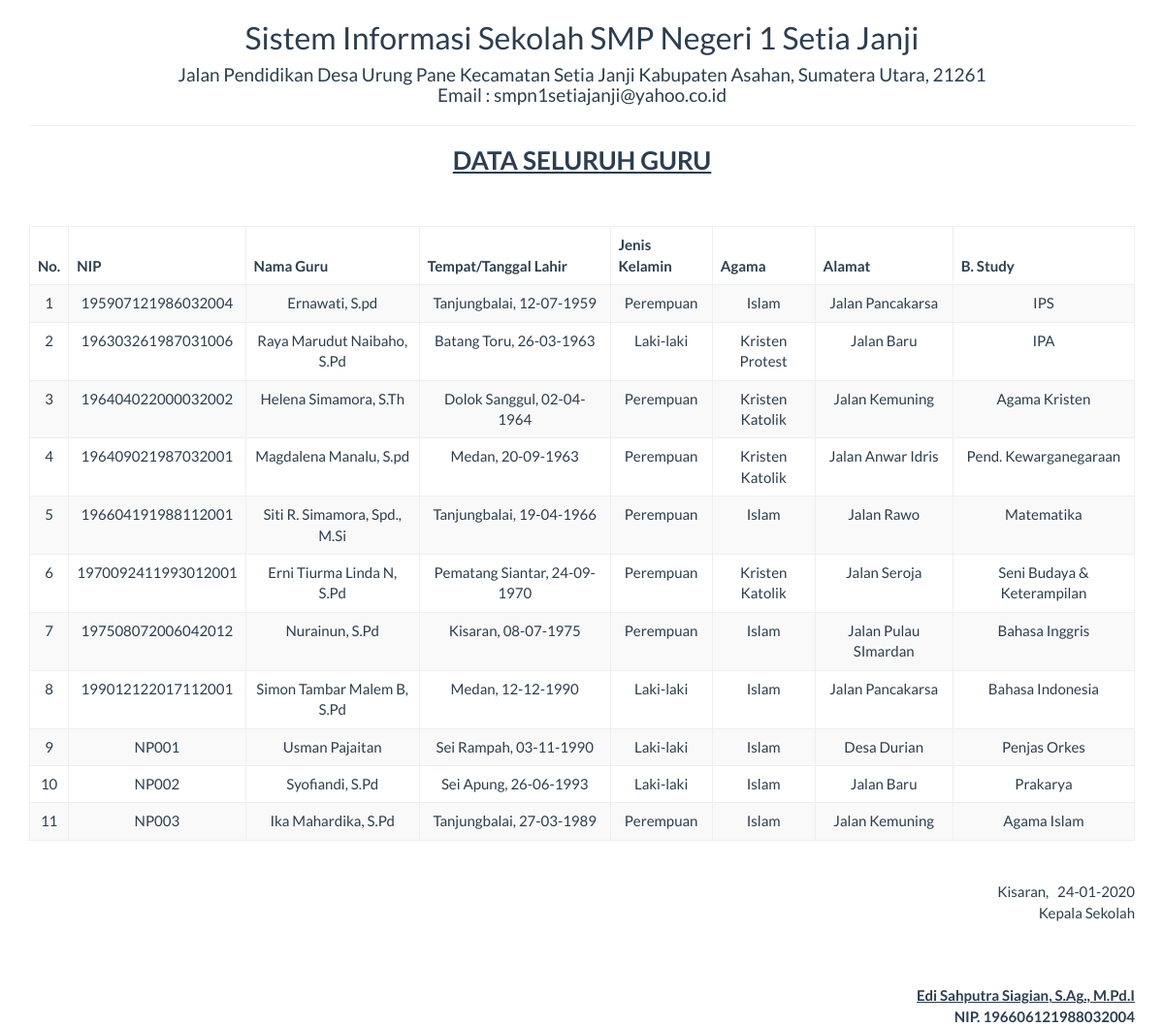
Screenshot of /report/report_guru.php with the database file from the repository.
### tables this page shows
CREATE TABLE `guru` (
  `id` int(15) NOT NULL,
  `nip` varchar(50) NOT NULL,
  `guru_nama` varchar(30) NOT NULL,
  `guru_pass` varchar(40) NOT NULL,
  `guru_tempat` varchar(25) NOT NULL,
  `guru_tanggal` date NOT NULL,
  `guru_jk` varchar(15) NOT NULL,
  `guru_agama` varchar(15) NOT NULL,
  `guru_alamat` text NOT NULL,
  `guru_email` varchar(25) NOT NULL,
  `mapel` varchar(30) NOT NULL
);

### report/report_guru.php (the view, shortened to what this page needs)
<!DOCTYPE html>
<html>
    <head>
        <link href="../Assets/css/bootstrap.min.css" rel="stylesheet" type="text/css"/>
    </head>
    <body onload="print()">
        <?php
        include '../config/koneksi.php';
        ?>
        <div class="container">
            <div class='row'>
                <div class="col-sm-12">
                    <div class="text-center">
                        <h2>Sistem Informasi Sekolah SMP Negeri 1 Setia Janji</h2>
                        <h4>Jalan Pendidikan Desa Urung Pane Kecamatan Setia Janji Kabupaten Asahan, Sumatera Utara, 21261<br>Email : smpn1setiajanji@yahoo.co.id</h4>
                        <hr>
                        <h3><strong><u>DATA SELURUH GURU</u></strong></h3><br><br>
                        <table class="table table-bordered table-striped table-hover">
                                <thead>
                                <tr>
                                   <th scope="col">No.</th><th>NIP</th><th>Nama Guru</th><th>Tempat/Tanggal Lahir</th><th>Jenis Kelamin</th><th>Agama</th><th>Alamat</th><th>B. Study</th>
                            </tr>
                                </thead>
                            <tbody>
                           <?php
                            $sql = "SELECT * FROM guru ORDER BY nip ASC";
                            $query = mysqli_query($koneksi, $sql) or die("SQL Anda Salah");
                            $nomor = 0;
                            while ($data = mysqli_fetch_array($query)) {
                                $nomor++;
                                ?>
                                <tr >
                                    <td><?= $nomor ?></td>
                                    <td><?= $data['nip'] ?></td>
                                    <td><?= $data['guru_nama'] ?></td>
                                   <?php
                                        $tgl = explode('-', $data['guru_tanggal']);
                                    ?>
                                    <td><?=$data['guru_tempat'];?>, <?=$tgl[2].'-'.$tgl[1].'-'.$tgl[0]?></td>
                                    <td><?= $data['guru_jk'] ?></td>
                                    <td><?= $data['guru_agama'] ?></td>
                                    <td><?= $data['guru_alamat'] ?></td>
                                    <td><?= $data['mapel'] ?></td>
                                </tr>
                            <?php } ?>
                            </tbody>
                        </table>
                        <div style="text-align: right;">
                                        <br>
                                        Kisaran,  &nbsp <?= date("d-m-Y") ?><br>
                                        Kepala Sekolah
                                        <br><br><br><br>
                                        <strong><u>Edi Sahputra Siagian, S.Ag., M.Pd.I</u><br>
                                        NIP. 196606121988032004</strong>
                                </div>
                    </div>
                </div>
            </div>
    </body>
</html>

### rows the page displays
guru: nip "195907121986032004", guru_nama "Ernawati, S.pd", guru_tempat "Tanjungbalai", guru_tanggal "12", guru_tanggal "07", guru_tanggal "1959", guru_jk "Perempuan", guru_agama "Islam", guru_alamat "Jalan Pancakarsa", mapel "IPS"
guru: nip "196303261987031006", guru_nama "Raya Marudut Naibaho, S.Pd", guru_tempat "Batang Toru", guru_tanggal "26", guru_tanggal "03", guru_tanggal "1963", guru_jk "Laki-laki", guru_agama "Kristen Protest", guru_alamat "Jalan Baru", mapel "IPA"
guru: nip "196404022000032002", guru_nama "Helena Simamora, S.Th", guru_tempat "Dolok Sanggul", guru_tanggal "02", guru_tanggal "04", guru_tanggal "1964", guru_jk "Perempuan", guru_agama "Kristen Katolik", guru_alamat "Jalan Kemuning", mapel "Agama Kristen"
guru: nip "196409021987032001", guru_nama "Magdalena Manalu, S.pd", guru_tempat "Medan", guru_tanggal "20", guru_tanggal "09", guru_tanggal "1963", guru_jk "Perempuan", guru_agama "Kristen Katolik", guru_alamat "Jalan Anwar Idris", mapel "Pend. Kewarganegaraan"
guru: nip "196604191988112001", guru_nama "Siti R. Simamora, Spd., M.Si", guru_tempat "Tanjungbalai", guru_tanggal "19", guru_tanggal "04", guru_tanggal "1966", guru_jk "Perempuan", guru_agama "Islam", guru_alamat "Jalan Rawo", mapel "Matematika"
guru: nip "1970092411993012001", guru_nama "Erni Tiurma Linda N, S.Pd", guru_tempat "Pematang Siantar", guru_tanggal "24", guru_tanggal "09", guru_tanggal "1970", guru_jk "Perempuan", guru_agama "Kristen Katolik", guru_alamat "Jalan Seroja", mapel "Seni Budaya & Keterampilan"
guru: nip "197508072006042012", guru_nama "Nurainun, S.Pd", guru_tempat "Kisaran", guru_tanggal "08", guru_tanggal "07", guru_tanggal "1975", guru_jk "Perempuan", guru_agama "Islam", guru_alamat "Jalan Pulau SImardan", mapel "Bahasa Inggris"
guru: nip "199012122017112001", guru_nama "Simon Tambar Malem B, S.Pd", guru_tempat "Medan", guru_tanggal "12", guru_tanggal "1990", guru_jk "Laki-laki", guru_agama "Islam", guru_alamat "Jalan Pancakarsa", mapel "Bahasa Indonesia"
guru: nip "NP001", guru_nama "Usman Pajaitan", guru_tempat "Sei Rampah", guru_tanggal "03", guru_tanggal "11", guru_tanggal "1990", guru_jk "Laki-laki", guru_agama "Islam", guru_alamat "Desa Durian", mapel "Penjas Orkes"
guru: nip "NP002", guru_nama "Syofiandi, S.Pd", guru_tempat "Sei Apung", guru_tanggal "26", guru_tanggal "06", guru_tanggal "1993", guru_jk "Laki-laki", guru_agama "Islam", guru_alamat "Jalan Baru", mapel "Prakarya"
guru: nip "NP003", guru_nama "Ika Mahardika, S.Pd", guru_tempat "Tanjungbalai", guru_tanggal "27", guru_tanggal "03", guru_tanggal "1989", guru_jk "Perempuan", guru_agama "Islam", guru_alamat "Jalan Kemuning", mapel "Agama Islam"
